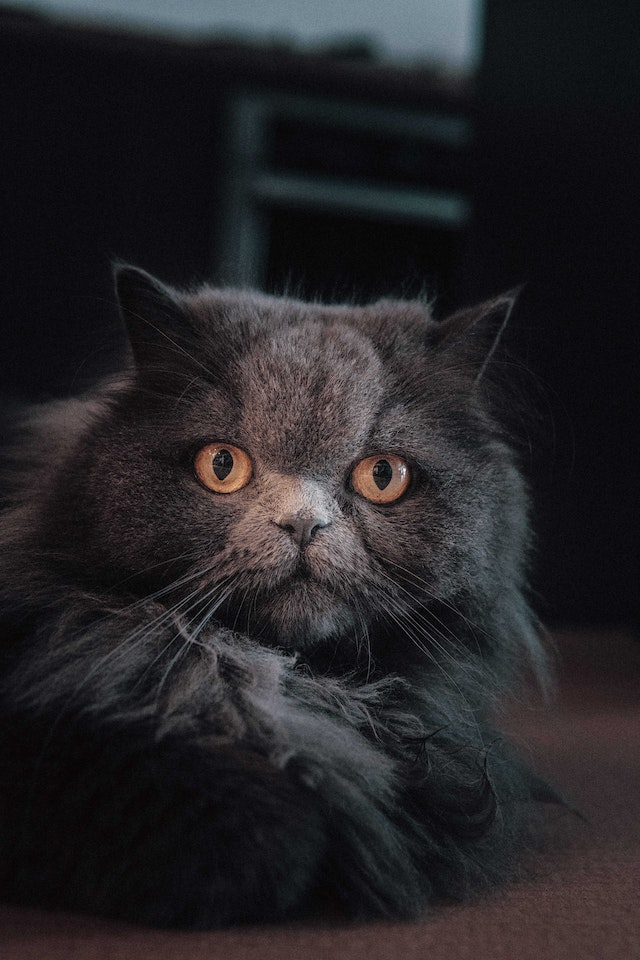
#> input picture Images/2.jpg, 640 x 960 px, found by its file name
$ python histograms.py
#> lines starting #> are read from the running program, lines starting #| are printed output that depends on the picture; after the words box and inside, x2 and y2 are one past the last pixel; in counts of white or black regions, pixels touching at a corner belong together
import cv2 as cv
import matplotlib.pyplot as plt
import numpy as np

image = cv.imread("2.jpg")
#> image is the input picture: shape (960, 640, 3); mean B, G, R 38.5, 35.5, 37.3
cv.imshow("Cat",image)

blank = np.zeros(image.shape[:2], dtype='uint8')
cv.imshow("Blank",blank)

gray = cv.cvtColor(image,cv.COLOR_BGR2GRAY)
cv.imshow("Gray",gray)

#mask
mask = cv.circle(blank,(image.shape[1]//2,image.shape[0]//2),100,255,-1)
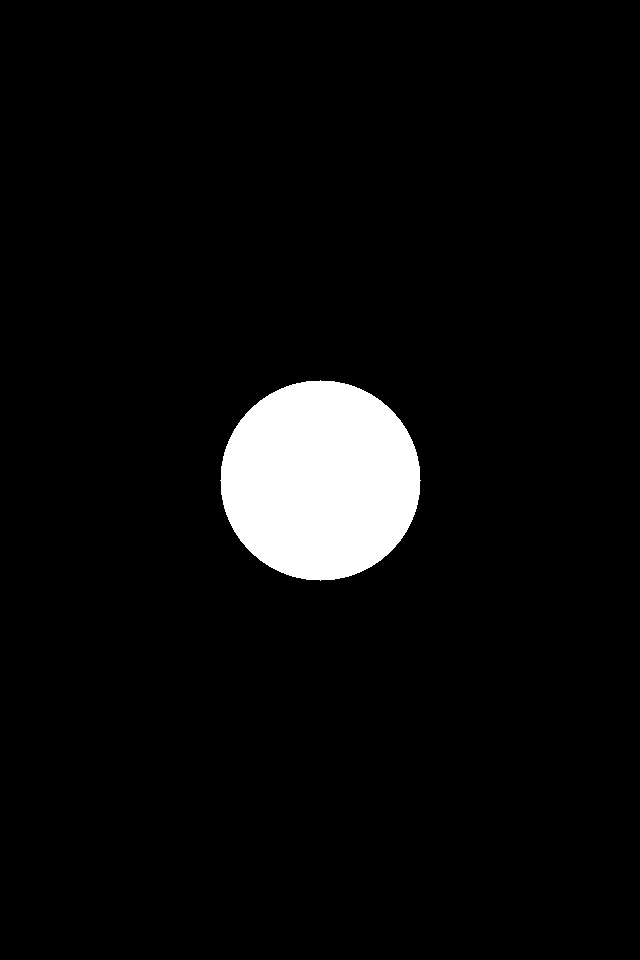
#> blank: shape (960, 640); 5.1% white; 1 white region, box (x1, y1, x2, y2) and area: (220, 380, 421, 581) 31417
cv.imshow("Mask",mask)

masked = cv.bitwise_and(image,image,mask=mask)
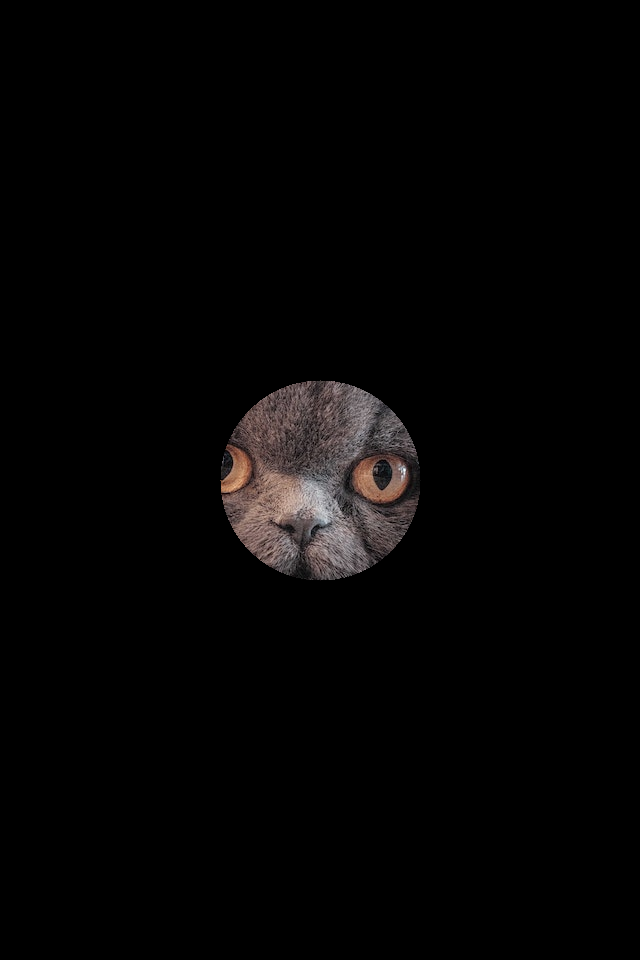
#> masked: shape (960, 640, 3); mean B, G, R 4.3, 4.4, 5.2
cv.imshow("Mask",masked)

# [24 lines of commented-out code are left out]

plt.figure()
plt.title("Colored Masked histogram")
plt.xlabel("Bins")
plt.ylabel("# of pixels")
colors = ('b','g','r')
for i,col in enumerate(colors):
    histogram = cv.calcHist([image],[i],mask,[256],[0,256])
    plt.plot(histogram,color=col)
    plt.xlim([0,256])
plt.show()
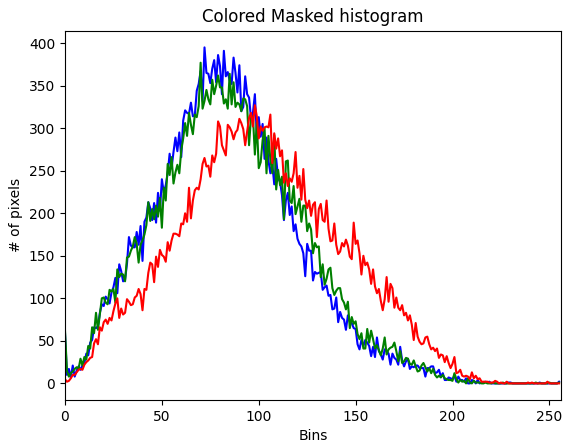
#> figure drawn by matplotlib, 1 panel; curve peaks at x = 72, y = 395; curve peaks at x = 70, y = 377; curve peaks at x = 98, y = 327

cv.waitKey(0)

$ run again, with Images/3.jpg copied over Images/2.jpg
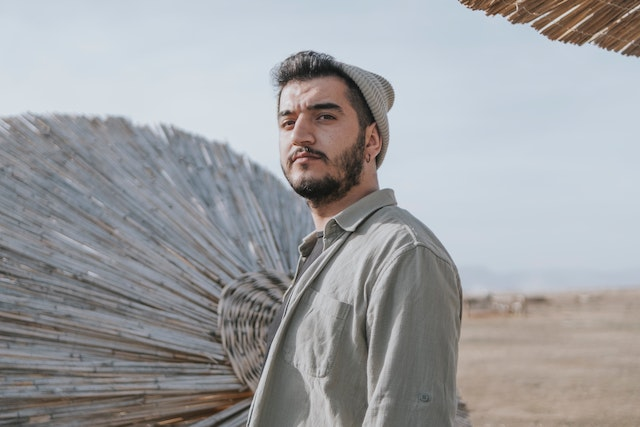
#> input picture Images/3.jpg, 640 x 427 px, found by its file name
#> image is the input picture: shape (427, 640, 3); mean B, G, R 161.9, 159.5, 158.6
#> `mask = cv.circle(blank,(image.shape[1]//2,image.shape[0]//2),100,255,-1)`:
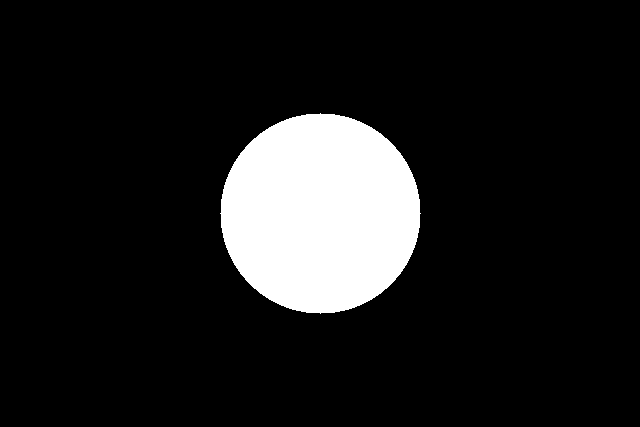
#> blank: shape (427, 640); 11.5% white; 1 white region, box (x1, y1, x2, y2) and area: (220, 113, 421, 314) 31417
#> `plt.show()`:
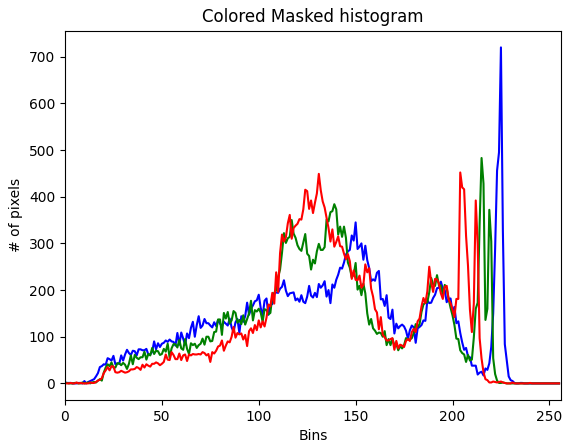
#> figure drawn by matplotlib, 1 panel; curve peaks at x = 225, y = 720; curve peaks at x = 215, y = 483; curve peaks at x = 204, y = 452

$ run again, with Images/4.jpg copied over Images/2.jpg
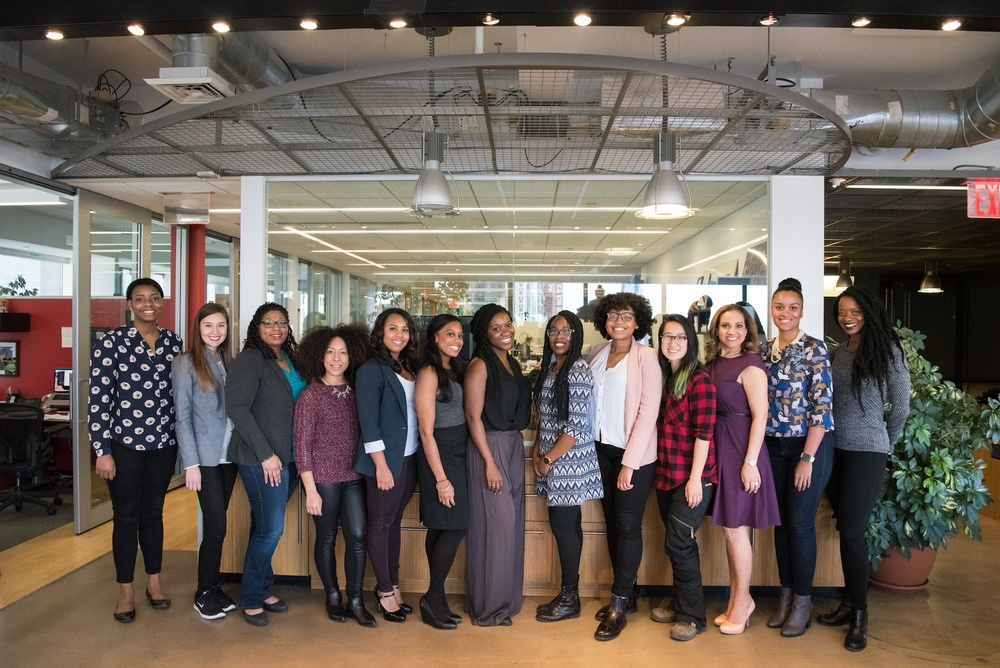
#> input picture Images/4.jpg, 1000 x 668 px, shrunk from 1920 x 1282 before the run, found by its file name
#> image is the input picture: shape (668, 1000, 3); mean B, G, R 88.9, 97.3, 108.7
#> `mask = cv.circle(blank,(image.shape[1]//2,image.shape[0]//2),100,255,-1)`:
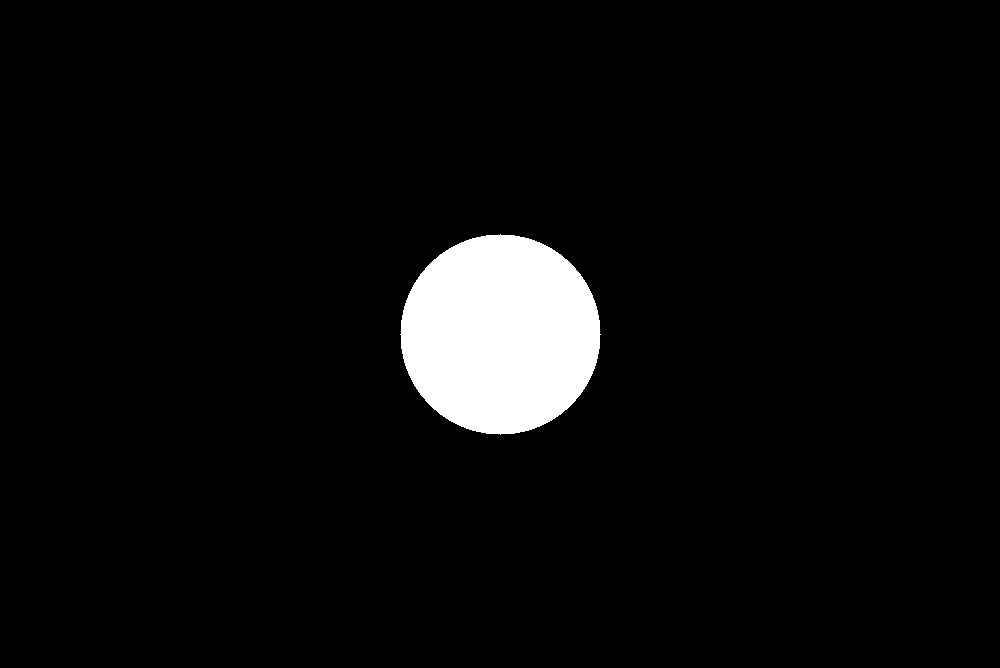
#> blank: shape (668, 1000); 4.7% white; 1 white region, box (x1, y1, x2, y2) and area: (400, 234, 601, 435) 31417
#> `plt.show()`:
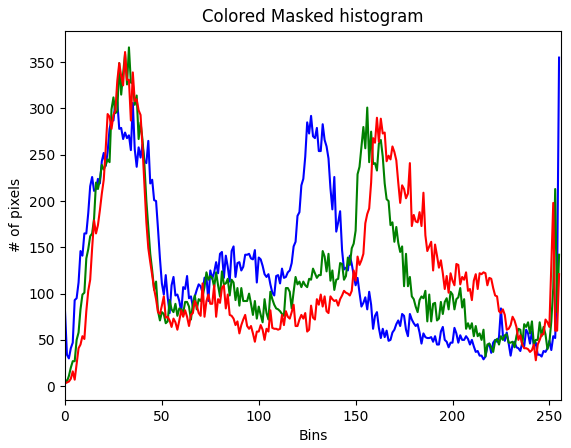
#> figure drawn by matplotlib, 1 panel; curve peaks at x = 255, y = 355; curve peaks at x = 33, y = 366; curve peaks at x = 31, y = 361
